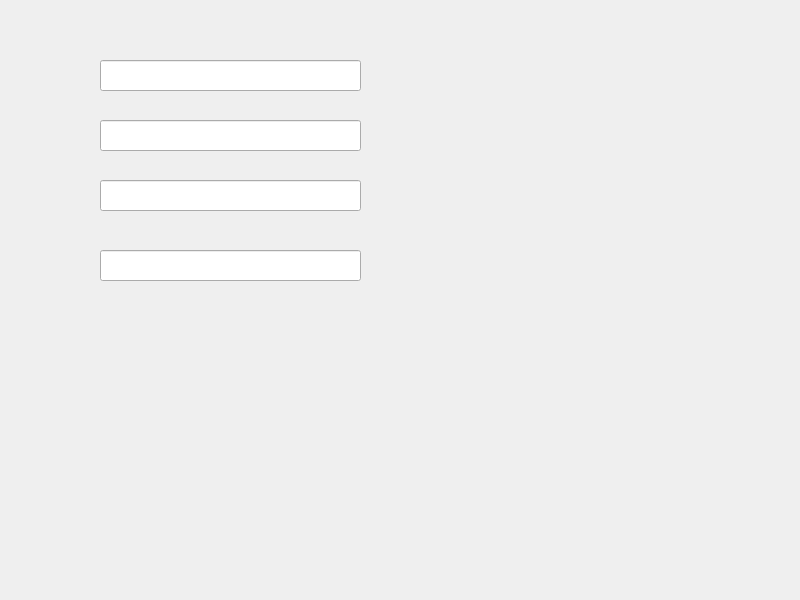
<?xml version="1.0" encoding="UTF-8"?>
<ui version="4.0">
 <class>Widget</class>
 <widget class="QWidget" name="Widget">
  <property name="geometry">
   <rect>
    <x>0</x>
    <y>0</y>
    <width>800</width>
    <height>600</height>
   </rect>
  </property>
  <property name="windowTitle">
   <string>Widget</string>
  </property>
  <widget class="QLineEdit" name="lineEdit">
   <property name="geometry">
    <rect>
     <x>100</x>
     <y>60</y>
     <width>261</width>
     <height>31</height>
    </rect>
   </property>
  </widget>
  <widget class="QLineEdit" name="lineEdit_2">
   <property name="geometry">
    <rect>
     <x>100</x>
     <y>120</y>
     <width>261</width>
     <height>31</height>
    </rect>
   </property>
  </widget>
  <widget class="QLineEdit" name="lineEdit_3">
   <property name="geometry">
    <rect>
     <x>100</x>
     <y>180</y>
     <width>261</width>
     <height>31</height>
    </rect>
   </property>
  </widget>
  <widget class="QLineEdit" name="lineEdit_4">
   <property name="geometry">
    <rect>
     <x>100</x>
     <y>250</y>
     <width>261</width>
     <height>31</height>
    </rect>
   </property>
  </widget>
 </widget>
 <resources/>
 <connections/>
</ui>
